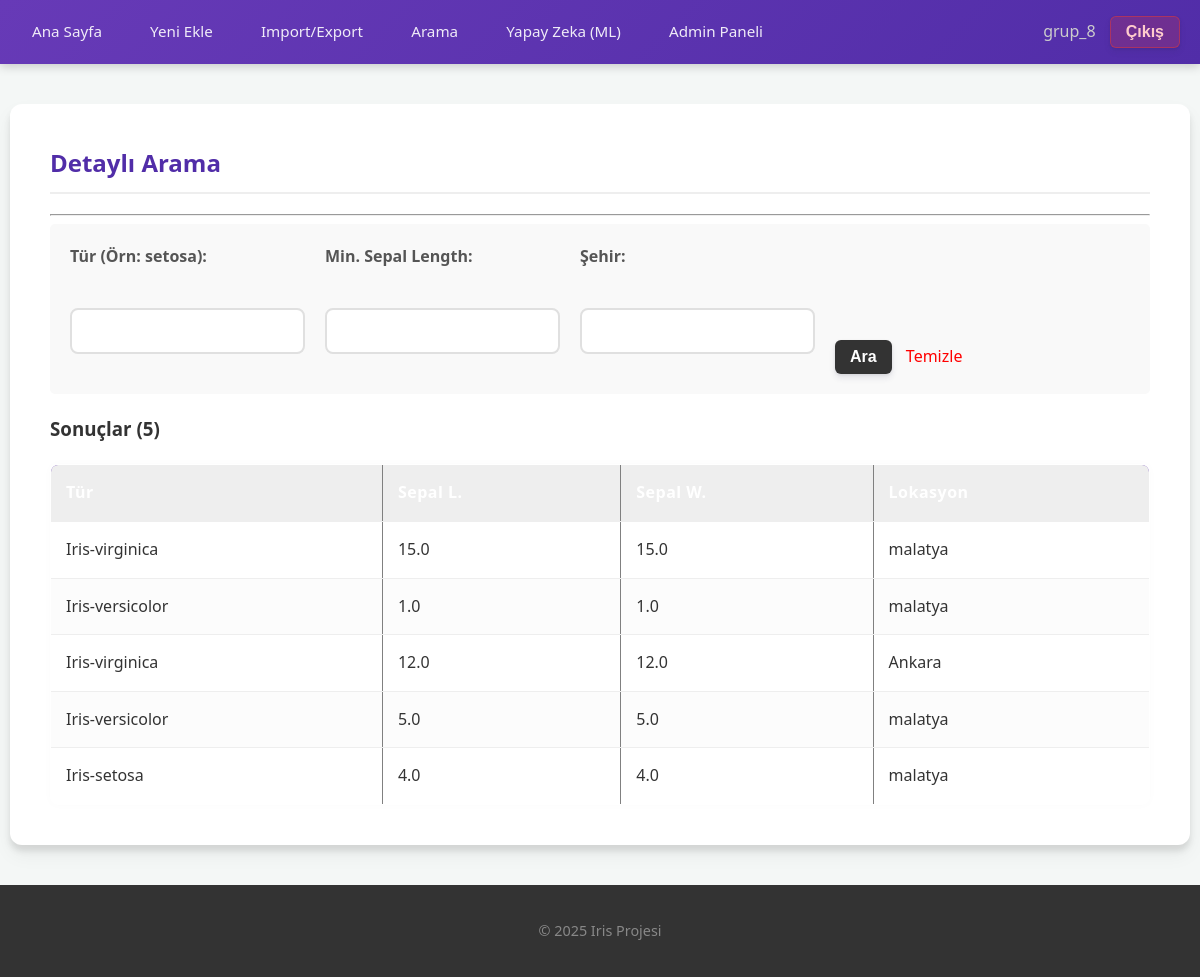
The app's page /search/ (signed in) with its own data.
### iris_app/models.py (models this page shows, shortened)
class IrisPlant(models.Model):
    location = models.ForeignKey(Location, on_delete=models.SET_NULL, related_name='plants', verbose_name="Konum",
                                 null=True, blank=True)
    sepal_length = models.FloatField(verbose_name="Sepal Length (cm)")
    sepal_width = models.FloatField(verbose_name="Sepal Width (cm)")
    petal_length = models.FloatField(verbose_name="Petal Length (cm)")
    petal_width = models.FloatField(verbose_name="Petal Width (cm)")
    species = models.CharField(max_length=50, verbose_name="Tür")
    created_at = models.DateTimeField(auto_now_add=True)

class Location(models.Model):
    city = models.CharField(max_length=100, verbose_name="Şehir")
    region = models.CharField(max_length=100, verbose_name="Bölge", blank=True, null=True)
    altitude = models.IntegerField(verbose_name="Rakım (m)", default=0)
    created_at = models.DateTimeField(auto_now_add=True)

### iris_app/views.py (the view)
# urls.py: path('search/', views.plant_search, name='plant_search'),
@login_required
def plant_search(request):
    plants = IrisPlant.objects.all().order_by('-created_at')
    query_species = request.GET.get('species')
    query_sepal = request.GET.get('min_sepal')
    query_city = request.GET.get('city')
    if query_species:
        plants = plants.filter(species__icontains=query_species)
    if query_sepal:
        plants = plants.filter(sepal_length__gte=query_sepal)
    if query_city:
        plants = plants.filter(location__city__icontains=query_city)
    context = {'plants': plants}
    return render(request, 'plant_search.html', context)

### iris_app/context_processors.py (called while the page is built)
def global_access_control(request):
    is_writer = False
    if request.user.is_authenticated:
        is_writer = request.user.groups.filter(name='Writer').exists()
    return {'is_writer': is_writer}

### templates/plant_search.html
{% extends 'base.html' %}
{% block content %}
    <h2>Detaylı Arama</h2>
    <hr>
    <div style="background-color: #f9f9f9; padding: 20px; border-radius: 5px; margin-bottom: 20px;">
        <form method="get">
            <div style="display: flex; gap: 20px; flex-wrap: wrap;">
                <div>
                    <label>Tür (Örn: setosa):</label><br>
                    <input type="text" name="species" class="form-control">
                </div>
                <div>
                    <label>Min. Sepal Length:</label><br>
                    <input type="number" step="0.1" name="min_sepal" class="form-control">
                </div>
                <div>
                    <label>Şehir:</label><br>
                    <input type="text" name="city" class="form-control">
                </div>
                <div style="align-self: flex-end;">
                    <button type="submit" style="background: #333; color: white; padding: 8px 15px; border: none; cursor: pointer;">
                        Ara
                    </button>
                    <a href="{% url 'plant_search' %}" style="margin-left: 10px; color: red; text-decoration: none;">Temizle</a>
                </div>
            </div>
        </form>
    </div>
    <h3>Sonuçlar ({{ plants.count }})</h3>
    {% if plants %}
        <table border="1" cellpadding="10" style="width: 100%; border-collapse: collapse;">
            <thead>
                <tr style="background-color: #eee;">
                    <th>Tür</th>
                    <th>Sepal L.</th>
                    <th>Sepal W.</th>
                    <th>Lokasyon</th>
                </tr>
            </thead>
            <tbody>
                {% for plant in plants %}
                <tr>
                    <td>{{ plant.species }}</td>
                    <td>{{ plant.sepal_length }}</td>
                    <td>{{ plant.sepal_width }}</td>
                    <td>
                        {% if plant.location %}{{ plant.location.city }}{% else %}-{% endif %}
                    </td>
                </tr>
                {% endfor %}
            </tbody>
        </table>
    {% else %}
        <p>Aradığınız kriterlere uygun bitki bulunamadı.</p>
    {% endif %}
{% endblock %}

### templates/base.html (shortened to what this page needs)
<!DOCTYPE html>
<html lang="tr">
<head>
    {% load static %}
    <link rel="stylesheet" href="{% static 'style.css' %}">
</head>
<body>
    <header>
        <nav>
            <div>
                <a href="{% url 'plant_list' %}">Ana Sayfa</a>
                {% if is_writer or user.is_superuser %}
                    <a href="{% url 'plant_create' %}">Yeni Ekle</a>
                    <a href="{% url 'data_import_export' %}">Import/Export</a>
                {% endif %}
                <a href="{% url 'plant_search' %}">Arama</a>
                <a href="{% url 'predict_species' %}">Yapay Zeka (ML)</a>
                <a href="/admin">Admin Paneli</a>
            </div>
            <div>
                {% if user.is_authenticated %}
                    <span style="color: #ccc; margin-right: 10px;">{{ user.username }}</span>
                    <form action="{% url 'logout' %}" method="post" style="display: inline;">
                        <button type="submit" class="btn" style="background:none; border:none; color:red; cursor:pointer; font-weight:bold; font-size:16px;">Çıkış</button>
                    </form>
                {% else %}
                    <a href="{% url 'login' %}">Giriş</a>
                    <a href="{% url 'register' %}">Kayıt</a>
                {% endif %}
            </div>
        </nav>
    </header>
    <div class="container">
        {% block content %}
        {% endblock %}
    </div>
    <footer>
        <p>&copy; 2025 Iris Projesi</p>
    </footer>
</body>
</html>

### static/style.css (style rules this page uses)
:root { --primary-color: #673AB7; --primary-dark: #512DA8; --accent-color: #009688; --bg-color: #f4f7f6; --text-dark: #333333; --text-light: #ffffff; --danger: #e53935; --success: #43A047; --card-shadow: 0 10px 20px rgba(0,0,0,0.05), 0 6px 6px rgba(0,0,0,0.1); }
body { font-family: 'Segoe UI', 'Roboto', 'Helvetica Neue', sans-serif; background-color: var(--bg-color); margin: 0; padding: 0; color: var(--text-dark); line-height: 1.6; }
a { text-decoration: none; transition: all 0.3s ease; }
header { background: linear-gradient(135deg, var(--primary-color), var(--primary-dark)); padding: 0; box-shadow: 0 2px 10px rgba(0,0,0,0.2); position: sticky; top: 0; z-index: 1000; }
nav { display: flex; justify-content: space-between; align-items: center; max-width: 1200px; margin: 0 auto; padding: 1rem 20px; }
nav a { color: rgba(255,255,255,0.9); margin-right: 20px; font-weight: 500; font-size: 0.95rem; padding: 8px 12px; border-radius: 4px; }
nav button { background: rgba(229, 57, 53, 0.2) !important; color: #ffcccc !important; padding: 6px 15px !important; border: 1px solid rgba(229, 57, 53, 0.5) !important; }
.container { max-width: 1100px; margin: 40px auto; background: white; padding: 40px; border-radius: 12px; box-shadow: var(--card-shadow); min-height: 60vh; }
h2 { color: var(--primary-dark); border-bottom: 2px solid #eee; padding-bottom: 10px; margin-top: 0; }
table { width: 100%; border-collapse: separate; border-spacing: 0; margin-top: 20px; background: white; border-radius: 8px; overflow: hidden; box-shadow: 0 0 10px rgba(0,0,0,0.02); }
thead { background-color: var(--primary-color); color: white; }
th, td { padding: 15px; text-align: left; border-bottom: 1px solid #eee; }
th { font-weight: 600; letter-spacing: 0.5px; }
tr:last-child td { border-bottom: none; }
tr:nth-child(even) { background-color: #fcfcfc; }
button, .btn { display: inline-block; background-color: var(--primary-color); color: white; padding: 10px 20px; border: none; border-radius: 6px; cursor: pointer; font-size: 1rem; font-weight: 600; box-shadow: 0 4px 6px rgba(50, 50, 93, 0.11), 0 1px 3px rgba(0, 0, 0, 0.08); transition: all 0.3s; }
input[type="text"], input[type="number"], input[type="password"], input[type="email"], select, textarea { width: 100%; padding: 12px; margin: 8px 0 20px 0; display: inline-block; border: 2px solid #e0e0e0; border-radius: 8px; box-sizing: border-box; font-size: 1rem; transition: border-color 0.3s; }
label { font-weight: 600; color: #555; margin-bottom: 5px; display: block; }
footer { text-align: center; padding: 20px; background: #333; color: #888; font-size: 0.9rem; margin-top: auto; }

### records on screen
IrisPlant: species "Iris-virginica", sepal_length "15.0", sepal_width "15.0", location.city "malatya"
IrisPlant: species "Iris-versicolor", sepal_length "1.0", sepal_width "1.0", location.city "malatya"
IrisPlant: species "Iris-virginica", sepal_length "12.0", sepal_width "12.0", location.city "Ankara"
IrisPlant: species "Iris-versicolor", sepal_length "5.0", sepal_width "5.0", location.city "malatya"
IrisPlant: species "Iris-setosa", sepal_length "4.0", sepal_width "4.0", location.city "malatya"

### other values on screen
{{ user.username }} "grup_8"
{{ plants.count }} "5"
